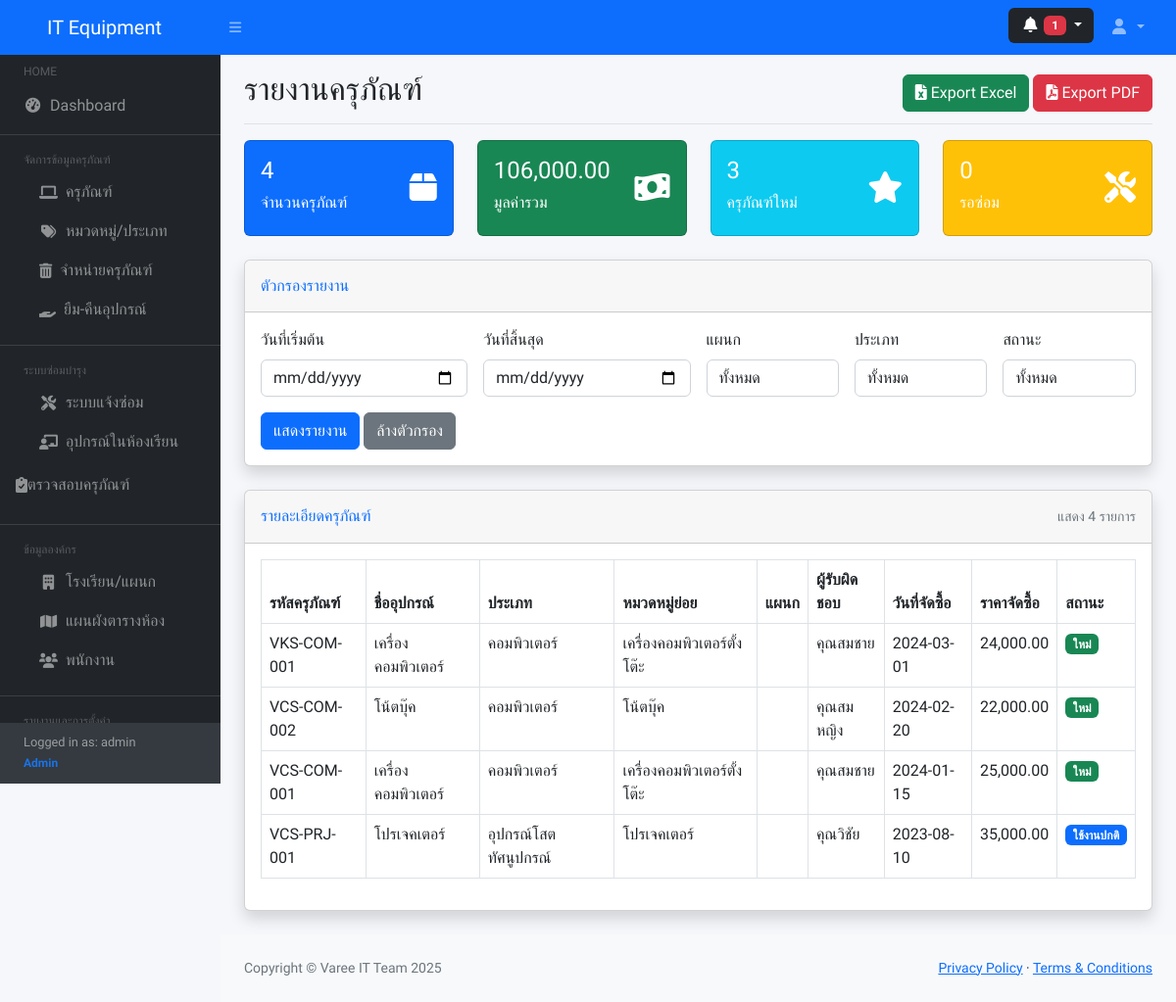
/reports.php (signed in), run on the app's committed database.
### tables this page shows
CREATE TABLE IF NOT EXISTS equipment (
    id INT AUTO_INCREMENT PRIMARY KEY COMMENT 'รหัสครุภัณฑ์ (Primary Key)',
    equipment_code VARCHAR(50) NOT NULL UNIQUE COMMENT 'รหัสครุภัณฑ์สำหรับอ้างอิง',
    equipment_name VARCHAR(200) NOT NULL COMMENT 'ชื่อครุภัณฑ์',
    category_id INT COMMENT 'รหัสหมวดหมู่หลัก (Foreign Key)',
    subcategory_id INT COMMENT 'รหัสหมวดหมู่ย่อย (Foreign Key)',
    brand_name VARCHAR(100) COMMENT 'ยี่ห้อครุภัณฑ์',
    model_name VARCHAR(100) COMMENT 'รุ่นครุภัณฑ์',
    serial_number VARCHAR(100) COMMENT 'หมายเลขซีเรียล',
    purchase_date DATE COMMENT 'วันที่จัดซื้อ',
    warranty_expiry_date DATE COMMENT 'วันที่หมดประกัน',
    purchase_price DECIMAL(10,2) DEFAULT 0 COMMENT 'ราคาจัดซื้อ',
    supplier_name VARCHAR(200) COMMENT 'ชื่อผู้จัดจำหน่าย',
    equipment_status VARCHAR(50) DEFAULT 'ใหม่' COMMENT 'สถานะครุภัณฑ์',
    location_school VARCHAR(200) COMMENT 'โรงเรียนที่ตั้ง',
    location_building VARCHAR(100) COMMENT 'ตึก/อาคารที่ตั้ง',
    location_floor VARCHAR(50) COMMENT 'ชั้นที่ตั้ง',
    location_room VARCHAR(100) COMMENT 'ห้องที่ตั้ง',
    responsible_person VARCHAR(100) COMMENT 'ผู้รับผิดชอบครุภัณฑ์',
    notes TEXT COMMENT 'หมายเหตุเพิ่มเติม',
    image_path VARCHAR(255) COMMENT 'เส้นทางเก็บรูปภาพ',
    created_at TIMESTAMP DEFAULT CURRENT_TIMESTAMP COMMENT 'วันที่สร้างบันทึก',
    updated_at TIMESTAMP DEFAULT CURRENT_TIMESTAMP ON UPDATE CURRENT_TIMESTAMP COMMENT 'วันที่แก้ไขล่าสุด',
    FOREIGN KEY (category_id) REFERENCES equipment_categories(id) ON DELETE SET NULL,
    FOREIGN KEY (subcategory_id) REFERENCES equipment_subcategories(id) ON DELETE SET NULL,
    INDEX idx_equipment_code (equipment_code),
    INDEX idx_category_id (category_id),
    INDEX idx_equipment_status (equipment_status),
    INDEX idx_location (location_school, location_building, location_floor, location_room),
    INDEX idx_purchase_date (purchase_date)
);

CREATE TABLE IF NOT EXISTS equipment_categories (
    id INT AUTO_INCREMENT PRIMARY KEY COMMENT 'รหัสหมวดหมู่ (Primary Key)',
    category_name VARCHAR(100) NOT NULL COMMENT 'ชื่อหมวดหมู่ครุภัณฑ์',
    category_description TEXT COMMENT 'รายละเอียดหมวดหมู่',
    created_at TIMESTAMP DEFAULT CURRENT_TIMESTAMP COMMENT 'วันที่สร้างบันทึก',
    updated_at TIMESTAMP DEFAULT CURRENT_TIMESTAMP ON UPDATE CURRENT_TIMESTAMP COMMENT 'วันที่แก้ไขล่าสุด',
    INDEX idx_category_name (category_name)
);

CREATE TABLE IF NOT EXISTS equipment_subcategories (
    id INT AUTO_INCREMENT PRIMARY KEY COMMENT 'รหัสหมวดหมู่ย่อย (Primary Key)',
    category_id INT NOT NULL COMMENT 'รหัสหมวดหมู่หลัก (Foreign Key)',
    subcategory_name VARCHAR(100) NOT NULL COMMENT 'ชื่อหมวดหมู่ย่อย',
    subcategory_description TEXT COMMENT 'รายละเอียดหมวดหมู่ย่อย',
    created_at TIMESTAMP DEFAULT CURRENT_TIMESTAMP COMMENT 'วันที่สร้างบันทึก',
    updated_at TIMESTAMP DEFAULT CURRENT_TIMESTAMP ON UPDATE CURRENT_TIMESTAMP COMMENT 'วันที่แก้ไขล่าสุด',
    FOREIGN KEY (category_id) REFERENCES equipment_categories(id) ON DELETE CASCADE,
    INDEX idx_category_id (category_id),
    INDEX idx_subcategory_name (subcategory_name)
);

### reports.php (the view, shortened to what this page needs)
<?php
require_once 'includes/header.php';
$start_date = isset($_GET['start_date']) ? $_GET['start_date'] : '';
$end_date = isset($_GET['end_date']) ? $_GET['end_date'] : '';
$params = [];
$where_clause = '';
$report_query = "SELECT e.*, ec.category_name, es.subcategory_name, d.department_name
    FROM equipment e
    LEFT JOIN equipment_categories ec ON e.category_id = ec.id
    LEFT JOIN equipment_subcategories es ON e.subcategory_id = es.id
    LEFT JOIN departments d ON e.responsible_person LIKE CONCAT('%', d.department_name, '%')
    $where_clause
    ORDER BY e.purchase_date DESC";
$stmt = $db->prepare($report_query);
$stmt->execute($params);
$report_data = $stmt->fetchAll(PDO::FETCH_ASSOC);
?>
<?php include 'includes/navbar.php'; ?>
<?php
include 'includes/sidebar.php';
?>
<div id="layoutSidenav_content">
    <main >
    <div class="container-fluid px-4">
    <div class="d-flex justify-content-between flex-wrap flex-md-nowrap align-items-center pt-3 pb-2 mb-3 border-bottom">
        <h1 class="h2">รายงานครุภัณฑ์</h1>
        <div>
            <a href="?<?php echo http_build_query(array_merge($_GET, ['export' => 'excel'])); ?>" class="btn btn-success">
                <i class="fas fa-file-excel"></i> Export Excel
            </a>
            <button type="button" class="btn btn-danger" onclick="exportToPDF()">
                <i class="fas fa-file-pdf"></i> Export PDF
            </button>
        </div>
    </div>
    <div class="row mb-4" id="summaryCards">
        <div class="col-md-3">
            <div class="card bg-primary text-white">
                <div class="card-body">
                    <div class="d-flex justify-content-between">
                        <div>
                            <h4 id="totalCount"><?php echo count($report_data); ?></h4>
                            <h6 class="card-title">จำนวนครุภัณฑ์</h6>
                        </div>
                        <div class="align-self-center">
                            <i class="fas fa-box fa-2x"></i>
                        </div>
                    </div>
                </div>
            </div>
        </div>
        <div class="col-md-3">
            <div class="card bg-success text-white">
                <div class="card-body">
                    <div class="d-flex justify-content-between">
                        <div>
                            <h4 id="totalValue">
                                <?php
                                $total_value = array_sum(array_column($report_data, 'purchase_price'));
                                echo number_format($total_value, 2);
                                ?>
                            </h4>
                            <h6 class="card-title">มูลค่ารวม</h6>
                        </div>
                        <div class="align-self-center">
                            <i class="fas fa-money-bill-wave fa-2x"></i>
                        </div>
                    </div>
                </div>
            </div>
        </div>
        <div class="col-md-3">
            <div class="card bg-info text-white">
                <div class="card-body">
                    <div class="d-flex justify-content-between">
                        <div>
                            <h4 id="newCount">
                                <?php
                                $new_count = count(array_filter($report_data, function($item) {
                                    return $item['equipment_status'] == 'ใหม่';
                                }));
                                echo $new_count;
                                ?>
                            </h4>
                            <h6 class="card-title">ครุภัณฑ์ใหม่</h6>
                        </div>
                        <div class="align-self-center">
                            <i class="fas fa-star fa-2x"></i>
                        </div>
                    </div>
                </div>
            </div>
        </div>
        <div class="col-md-3">
            <div class="card bg-warning text-white">
                <div class="card-body">
                    <div class="d-flex justify-content-between">
                        <div>
                            <h4 id="repairCount">
                                <?php
                                $repair_count = count(array_filter($report_data, function($item) {
                                    return $item['equipment_status'] == 'รอซ่อม';
                                }));
                                echo $repair_count;
                                ?>
                            </h4>
                            <h6 class="card-title">รอซ่อม</h6>
                        </div>
                        <div class="align-self-center">
                            <i class="fas fa-tools fa-2x"></i>
                        </div>
                    </div>
                </div>
            </div>
        </div>
    </div>
    <div class="card shadow mb-4">
        <div class="card-header py-3">
            <h6 class="m-0 font-weight-bold text-primary">ตัวกรองรายงาน</h6>
        </div>
        <div class="card-body">
            <form method="GET" id="filterForm" class="row g-3">
                <div class="col-md-3">
                    <label class="form-label">วันที่เริ่มต้น</label>
                    <input type="date" class="form-control filter-input" name="start_date" id="start_date" value="<?php echo $start_date; ?>">
                </div>
                <div class="col-md-3">
                    <label class="form-label">วันที่สิ้นสุด</label>
                    <input type="date" class="form-control filter-input" name="end_date" id="end_date" value="<?php echo $end_date; ?>">
                </div>
                <div class="col-md-2">
                    <label class="form-label">แผนก</label>
                    <select class="form-control filter-input" name="department_id" id="department_id">
                        <option value="">ทั้งหมด</option>
                    </select>
                </div>
                <div class="col-md-2">
                    <label class="form-label">ประเภท</label>
                    <select class="form-control filter-input" name="category_id" id="category_id">
                        <option value="">ทั้งหมด</option>
                    </select>
                </div>
                <div class="col-md-2">
                    <label class="form-label">สถานะ</label>
                    <select class="form-control filter-input" name="status" id="status">
                        <option value="">ทั้งหมด</option>
                    </select>
                </div>
                <div class="col-12">
                    <button type="submit" class="btn btn-primary">แสดงรายงาน</button>
                    <a href="reports.php" class="btn btn-secondary">ล้างตัวกรอง</a>
                </div>
            </form>
        </div>
    </div>
    <div class="card shadow mb-4">
        <div class="card-header py-3 d-flex justify-content-between align-items-center">
            <h6 class="m-0 font-weight-bold text-primary">รายละเอียดครุภัณฑ์</h6>
            <div class="text-muted small">
                แสดง <span id="showingCount"><?php echo count($report_data); ?></span> รายการ
            </div>
        </div>
        <div class="card-body">
            <div class="table-responsive">
                <table class="table table-bordered" id="reportTable" width="100%" cellspacing="0">
                    <thead>
                        <tr>
                            <th>รหัสครุภัณฑ์</th>
                            <th>ชื่ออุปกรณ์</th>
                            <th>ประเภท</th>
                            <th>หมวดหมู่ย่อย</th>
                            <th>แผนก</th>
                            <th>ผู้รับผิดชอบ</th>
                            <th>วันที่จัดซื้อ</th>
                            <th>ราคาจัดซื้อ</th>
                            <th>สถานะ</th>
                        </tr>
                    </thead>
                    <tbody id="reportTableBody">
                        <?php foreach($report_data as $item): ?>
                        <tr>
                            <td><?php echo $item['equipment_code']; ?></td>
                            <td><?php echo $item['equipment_name']; ?></td>
                            <td><?php echo $item['category_name']; ?></td>
                            <td><?php echo $item['subcategory_name']; ?></td>
                            <td><?php echo $item['department_name']; ?></td>
                            <td><?php echo $item['responsible_person']; ?></td>
                            <td><?php echo $item['purchase_date']; ?></td>
                            <td><?php echo number_format($item['purchase_price'], 2); ?></td>
                            <td>
                                <?php
                                $status_badge = [
                                    'ใหม่' => 'success',
                                    'ใช้งานปกติ' => 'primary',
                                    'ชำรุด' => 'warning',
                                    'รอซ่อม' => 'info',
                                    'จำหน่ายแล้ว' => 'danger'
                                ];
                                $current_status = $item['equipment_status'];
                                $badge_color = isset($status_badge[$current_status]) ? $status_badge[$current_status] : 'secondary';
                                ?>
                                <span class="badge bg-<?php echo $badge_color; ?>">
                                    <?php echo $current_status; ?>
                                </span>
                            </td>
                        </tr>
                        <?php endforeach; ?>
                    </tbody>
                </table>
            </div>
        </div>
    </div>
</main>
<?php require_once 'includes/footer.php'; ?>

### includes/header.php (style rules this page uses)
:root { --primary: #1a73e8; --primary-dark: #0d47a1; --secondary: #6c757d; --success: #28a745; --info: #17a2b8; --warning: #ffc107; --danger: #dc3545; --light: #f8f9fa; --dark: #343a40; }
body { font-family: 'Prompt', sans-serif; background-color: #f5f7fb; }

### data on the page
equipment: equipment_code "VKS-COM-001", equipment_name "เครื่องคอมพิวเตอร์", category.category_name "คอมพิวเตอร์", subcategory.subcategory_name "เครื่องคอมพิวเตอร์ตั้งโต๊ะ", responsible_person "คุณสมชาย", purchase_date "2024-03-01", purchase_price "24,000.00", equipment_status "ใหม่"
equipment: equipment_code "VCS-COM-002", equipment_name "โน้ตบุ๊ค", category.category_name "คอมพิวเตอร์", subcategory.subcategory_name "โน้ตบุ๊ค", responsible_person "คุณสมหญิง", purchase_date "2024-02-20", purchase_price "22,000.00", equipment_status "ใหม่"
equipment: equipment_code "VCS-COM-001", equipment_name "เครื่องคอมพิวเตอร์", category.category_name "คอมพิวเตอร์", subcategory.subcategory_name "เครื่องคอมพิวเตอร์ตั้งโต๊ะ", responsible_person "คุณสมชาย", purchase_date "2024-01-15", purchase_price "25,000.00", equipment_status "ใหม่"
equipment: equipment_code "VCS-PRJ-001", equipment_name "โปรเจคเตอร์", category.category_name "อุปกรณ์โสตทัศนูปกรณ์", subcategory.subcategory_name "โปรเจคเตอร์", responsible_person "คุณวิชัย", purchase_date "2023-08-10", purchase_price "35,000.00", equipment_status "ใช้งานปกติ"

### other printed values
$pending_count "1"
$_SESSION['username'] "admin"
$_SESSION['role'] "Admin"
count($report_data) "4"
$total_value "106,000.00"
$new_count "3"
$repair_count "0"
